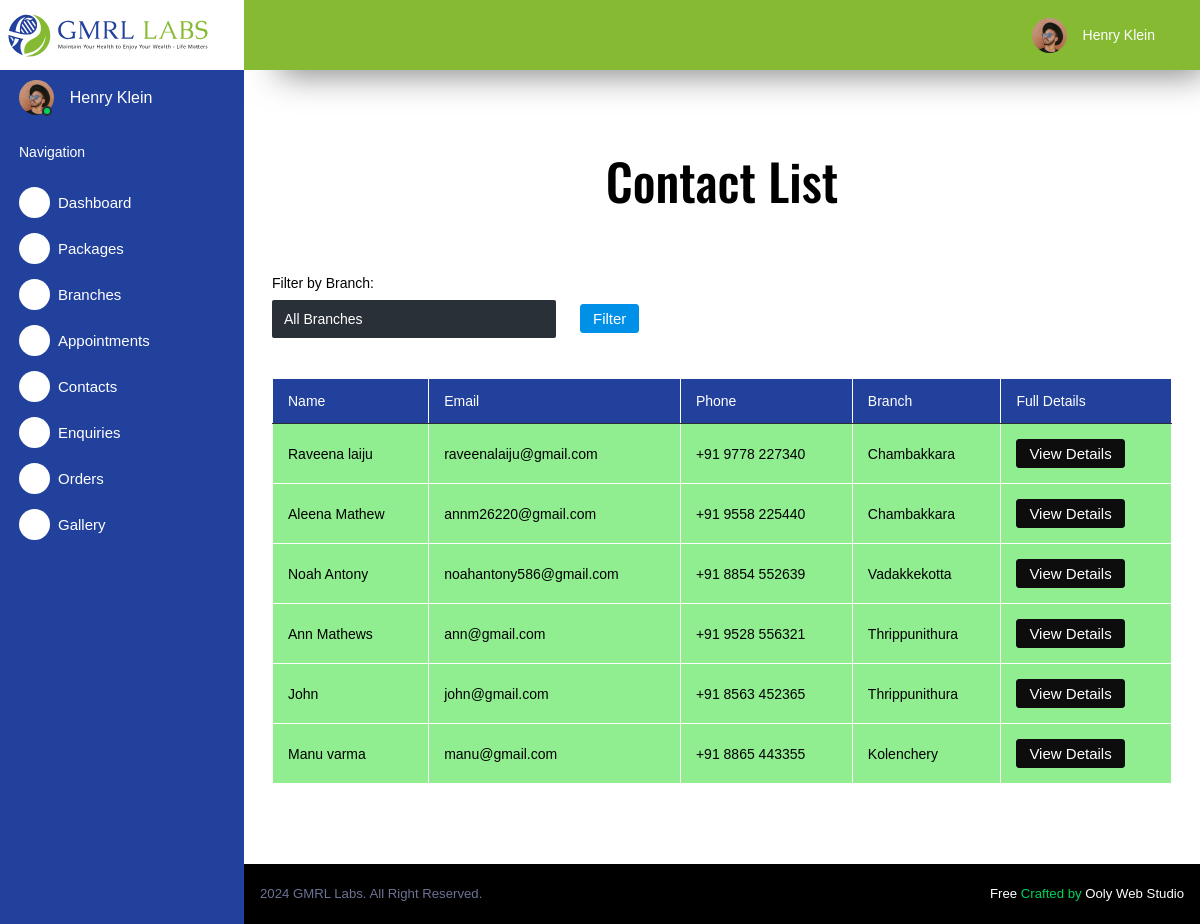
The app's page /admin_contacts_view/ with its own data.
### app/models.py (models this page shows)
class Contact(models.Model):
    name=models.CharField(max_length=255)
    email=models.CharField(max_length=255)
    phone=models.CharField(max_length=255)
    subject=models.CharField(max_length=255)
    message=models.TextField(max_length=500)
    branch=models.ForeignKey(Branch,on_delete=models.CASCADE)

class Branch(models.Model):
    name=models.CharField(max_length=255,unique=True)
    image=models.CharField(max_length=3000)
    address=models.TextField(max_length=500)
    number=models.CharField(max_length=255)
    email=models.CharField(max_length=255)
    status=models.BooleanField(default=True)
    def __str__(self):
        return self.name

### app/views.py (the view)
# urls.py: path('admin_contacts_view/',views.admin_contacts_view,name="admin_contacts_view"),
def admin_contacts_view(request):
    context={}
    branches=Branch.objects.all()
    contact=Contact.objects.all()
    if 'branch' in request.GET:
        branch_name = request.GET.get('branch')
        if branch_name:
            contact = Contact.objects.filter(branch__name=branch_name)
        context['selected_branch'] = branch_name
    context['contact'] = contact  # Assuming you want to pass the filtered enquiries to the context
    context['branches'] = branches
    return render(request,'admin_page/admin_contacts_view.html',context)

### app/templates/admin_page/admin_contacts_view.html (shortened to what this page needs)
<!DOCTYPE html>
<html lang="en">
  {% load static %}
  <head>
    <link href="https://cdn.jsdelivr.net/npm/bootstrap@5.2.3/dist/css/bootstrap.min.css" rel="stylesheet">
    <link rel="stylesheet" href="https://cdnjs.cloudflare.com/ajax/libs/font-awesome/6.0.0/css/all.min.css"
    />
    <link rel="stylesheet" href="https://maxcdn.bootstrapcdn.com/font-awesome/4.4.0/css/font-awesome.min.css">
    <link
    rel="stylesheet"
    href="https://cdn.jsdelivr.net/npm/swiper@11/swiper-bundle.min.css"
  />
    <link rel="stylesheet" href="{% static 'admin_page/assets/vendors/mdi/css/materialdesignicons.min.css' %}">
    <link rel="stylesheet" href="{% static 'admin_page/assets/vendors/css/vendor.bundle.base.css' %}">
    <link rel="stylesheet" href="{% static 'admin_page/assets/vendors/jvectormap/jquery-jvectormap.css' %}">
    <link rel="stylesheet" href="{% static 'admin_page/assets/vendors/flag-icon-css/css/flag-icon.min.css' %}">
    <link rel="stylesheet" href="{% static 'admin_page/assets/vendors/owl-carousel-2/owl.carousel.min.css' %}">
    <link rel="stylesheet" href="{% static 'admin_page/assets/vendors/owl-carousel-2/owl.theme.default.min.css' %}">
    <link rel="stylesheet" href="{% static 'admin_page/assets/css/style.css' %}">
    <link rel="stylesheet" href="{% static 'admin_page/css/admin_style.css' %}">
  </head>
  <body>
    <div class="container-scroller">
      <nav class="sidebar sidebar-offcanvas" id="sidebar">
        <div class="sidebar-brand-wrapper d-none d-lg-flex align-items-center justify-content-center fixed-top">
          <a class="sidebar-brand brand-logo" href="/admin_page/"><img src="{% static 'admin_page/img/gmrl-logo.svg' %}" alt="logo" style="width: 200px; height: 55px;"/></a>
        </div>
        <ul class="nav">
          <li class="nav-item profile">
            <div class="profile-desc">
              <div class="profile-pic">
                <div class="count-indicator">
                  <img class="img-xs rounded-circle " src="{% static 'admin_page/assets/images/faces/face15.jpg' %}" alt="">
                  <span class="count bg-success"></span>
                </div>
                <div class="profile-name">
                  <h5 class="mb-0 font-weight-normal">Henry Klein</h5>
                </div>
              </div>
              <a href="#" id="profile-dropdown" data-toggle="dropdown"><i class="mdi mdi-dots-vertical text-white"></i></a>
            </div>
          </li>
          <li class="nav-item nav-category">
            <span class="nav-link text-white">Navigation</span>
          </li>
          <li class="nav-item menu-items">
            <a class="nav-link" href="/admin_page/">
              <span class="menu-icon">
                <i class="mdi mdi-speedometer"></i>
              </span>
              <span class="menu-title">Dashboard</span>
            </a>
          </li>
          <li class="nav-item menu-items">
            <a class="nav-link" href="/admin_packages/">
              <span class="menu-icon">
                <i class="mdi mdi-file-document-box"></i>
              </span>
              <span class="menu-title">Packages</span>
            </a>
          </li>
          <li class="nav-item menu-items">
            <a class="nav-link" href="/admin_branches/">
              <span class="menu-icon">
                <i class="mdi mdi-home"></i>
              </span>
              <span class="menu-title">Branches</span>
            </a>
          </li>
          <li class="nav-item menu-items">
            <a class="nav-link" href="/admin_appointments_view/">
              <span class="menu-icon">
                <i class="mdi mdi-clipboard-plus"></i>
              </span>
              <span class="menu-title">Appointments</span>
            </a>
          </li>
          <li class="nav-item menu-items">
            <a class="nav-link" href="/admin_contacts_view/">
              <span class="menu-icon">
                <i class="mdi mdi-contacts"></i>
              </span>
              <span class="menu-title">Contacts</span>
            </a>
          </li>
          <li class="nav-item menu-items">
            <a class="nav-link" href="/admin_enquiries_view/">
              <span class="menu-icon">
                <i class="mdi mdi-contacts"></i>
              </span>
              <span class="menu-title">Enquiries</span>
            </a>
          </li>
          <li class="nav-item menu-items">
            <a class="nav-link" href="/admin_orders_view/">
              <span class="menu-icon">
                <i class="mdi mdi-file-document-box"></i>
              </span>
              <span class="menu-title">Orders</span>
            </a>
          </li>
          <li class="nav-item menu-items">
            <a class="nav-link" href="/admin_gallery_view/">
              <span class="menu-icon">
                <i class="mdi mdi-camera"></i>
              </span>
              <span class="menu-title">Gallery</span>
            </a>
          </li>
        </ul>
      </nav>
      <div class="container-fluid page-body-wrapper">
        <nav class="navbar p-0 fixed-top d-flex flex-row">
          <div class="navbar-menu-wrapper flex-grow d-flex align-items-stretch">
            <button class="navbar-toggler navbar-toggler align-self-center text-black" type="button" data-toggle="minimize">
              <span class="mdi mdi-menu text-black"></span>
            </button>
            <ul class="navbar-nav w-100">
            </ul>
            <ul class="navbar-nav navbar-nav-right">
              <li class="nav-item dropdown">
                <a class="nav-link" id="profileDropdown" href="#" data-toggle="dropdown">
                  <div class="navbar-profile">
                    <img class="img-xs rounded-circle" src="{% static 'admin_page/assets/images/faces/face15.jpg' %}" alt="">
                    <p class="mb-0 d-none d-sm-block navbar-profile-name">Henry Klein</p>
                    <i class="mdi mdi-menu-down d-none d-sm-block text-black"></i>
                  </div>
                </a>
              </li>
            </ul>
          </div>
        </nav>
        <div class="main-panel">
          <div class="content-wrapper content-wrapper-enquiry">
           <div class="table-section">
                  <h4 class="card-title text-center text-black">Contact List</h4>
                  <form method="GET" class="mt-5 mb-4 pt-3">
                    <div class="row">
                              <div class="col-lg-4">
                                  <div class="form-group">
                                      <label for="branch" class="text-black">Filter by Branch:</label>
                                      <select class="form-control text-white" id="branch" name="branch">
                                          <option value="">All Branches</option>
                                      </select>
                                  </div>
                              </div>
                              <div class="col-lg-4 mt-4 pt-1">
                                <div class="form-group">
                                <div class="filter-btn">
                                  <button type="submit" class="btn btn-primary">Filter</button>
                                </div>
                              </div>
                            </div>
                          </div>
                      </form>
                  <div class="table-responsive scrollable-table">
                    <table class="table hoverable table-1" id="example">
                      <thead>
                        <tr>
                          <th> Name </th>
                          <th> Email </th>
                          <th> Phone </th>
                          <th> Branch </th>
                          <th> Full Details </th>
                        </tr>
                      </thead>
                      <tbody>
                        {% for contacts in contact %}
                        <tr>
                          <td>{{contacts.name}}</td>
                          <td>{{contacts.email}}</td>
                          <td>{{contacts.phone}}</td>
                          <td>{{contacts.branch}}</td>
                          <td><form action="{% url 'admin_contact_detail' %}" method="POST">
                            <button type="submit" class="btn btn-dark">View Details</button>
                        </form></td>
                        {% endfor %}
                        </tr>
                      </tbody>
                    </table>
                  </div>
                </div>
              </div>
              <footer class="footer">
                <div class="d-sm-flex justify-content-center justify-content-sm-between">
                  <span class="text-muted d-block text-center text-sm-left d-sm-inline-block">2024 GMRL Labs. All Right Reserved.</span>
                  <span class="float-none float-sm-right d-block mt-1 mt-sm-0 text-center"> Free <a href="https://www.bootstrapdash.com/bootstrap-admin-template/" target="_blank">Crafted by</a> Ooly Web Studio</span>
                </div>
              </footer>
              </div>
            </div>
        </div>
  </body>
</html>

### app/static/admin_page/css/admin_style.css (style rules this page uses)
a { text-decoration: none; }
.table thead tr th { position: sticky; top: 0; background: #22419c; color: white; }
.hoverable tr { color: black; border: 1px solid white; background-color: lightgreen; }
.hoverable tbody { border: 1px solid white; }
.table, .table th, .table td { border: 1px solid white; }
.scrollable-table { height: auto; overflow-y: auto; overflow-x: auto; }
.scrollable-table { scrollbar-width: thin; scrollbar-color: rgba(0, 0, 0, 0.5) white; }
.table-section { margin-top: 50px; margin-bottom: 50px; }
.table-section h4 { font-family: 'Oswald', sans-serif; font-size: 50px; margin-bottom: 50px; }
.hoverable { border: 1px solid white; }
.navbar { background-color: #85ba32; }

### records on screen
Contact: name "Raveena laiju", email "raveenalaiju@gmail.com", phone "+91 9778 227340", branch "Chambakkara"
Contact: name "Aleena Mathew", email "annm26220@gmail.com", phone "+91 9558 225440", branch "Chambakkara"
Contact: name "Noah Antony", email "noahantony586@gmail.com", phone "+91 8854 552639", branch "Vadakkekotta"
Contact: name "Ann Mathews", email "ann@gmail.com", phone "+91 9528 556321", branch "Thrippunithura"
Contact: name "John", email "john@gmail.com", phone "+91 8563 452365", branch "Thrippunithura"
Contact: name "Manu varma", email "manu@gmail.com", phone "+91 8865 443355", branch "Kolenchery"
